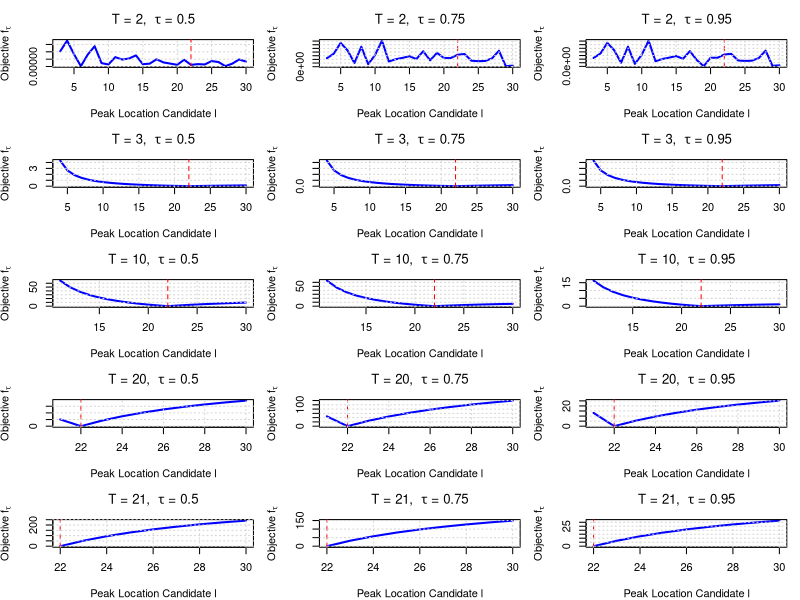

This chart was generated by the following R code:
# ---------------------------------------------------------------------------
# Quantile-Based Peak Estimation with Laplace Noise
# ---------------------------------------------------------------------------
# Author: Said Maanan
# Date: 2025-06-14
# ---------------------------------------------------------------------------
# ---------------------------------------------------------------------------
# Laplace Noise Generator
# ---------------------------------------------------------------------------
rlaplace <- function(n, location = 0, scale = 1) {
  u <- runif(n, -0.5, 0.5)
  location - scale * sign(u) * log(1 - 2 * abs(u))
}

# ---------------------------------------------------------------------------
# Quantile Loss Function
# ---------------------------------------------------------------------------
quantile_loss <- function(u, tau) {
  u * ( tau - (u < 0) )
}

# ---------------------------------------------------------------------------
# Weighted Quantile (Generalized Algorithm, tau in (0,1))
# ---------------------------------------------------------------------------
med_weighted_tau <- function(I, l, s, tau) {
  T <- length(I)
  
  # Transform signals and weights first
  x <- I * exp(((1:T) - l)^2 / s^2)
  w <- exp(-((1:T) - l)^2 / s^2)
  
  o <- order(x)
  x_sorted <- x[o]
  w_sorted <- w[o]
  
  cum_w <- cumsum(w_sorted)
  cutoff <- tau * sum(w_sorted)
  
  k <- min(which(cum_w >= cutoff))
  
  return(x_sorted[k]) 
}

# ---------------------------------------------------------------------------
# Quantile-Based Amplitude Estimation
# ---------------------------------------------------------------------------
compute_a <- function(I, l, s, tau) {
  med_weighted_tau(I, l, s, tau)
}

# ---------------------------------------------------------------------------
# Quantile Loss objective
# ---------------------------------------------------------------------------
objective_function <- function(I, a, l, s, tau) {
  t <- seq_along(I)
  fitted <- a * exp(-((t - l)^2) / s^2)
  u <- I - fitted
  mean(quantile_loss(u, tau))
}

# ---------------------------------------------------------------------------
# Optimize s for a given l
# ---------------------------------------------------------------------------
search_best_s <- function(I, l, tau) {
  f_obj <- function(s) {
    a_hat <- compute_a(I, l, s, tau)
    objective_function(I, a_hat, l, s, tau)
  }
  optimize(f_obj, interval = c(1, 20), tol = 1e-4)$minimum
}

# ---------------------------------------------------------------------------
# Main simulation function
# ---------------------------------------------------------------------------
simulate_quantile_objective <- function(T, A, L, S, h, tau, snr = Inf, seed = NULL, l_range = NULL, force_l_gt_T = FALSE) {
  t <- 1:T
  signal <- A * exp(-((t - L)^2) / S^2)
  
  if (!is.null(seed)) set.seed(seed)
  
  if (is.finite(snr)) {
    b <- A / (sqrt(2) * snr)
    noise <- rlaplace(T, scale = b)
    I <- signal + noise
  } else {
    I <- signal
  }
  
  if (is.null(l_range)) {
    l_grid <- if (force_l_gt_T) seq(T + 1, h) else if (is.finite(snr)) seq(L - 4, L + 3) else seq(1, h)
  } else {
    l_grid <- l_range
  }
  
  losses <- sapply(l_grid, function(l) {
    s_hat <- search_best_s(I, l, tau)
    a_hat <- compute_a(I, l, s_hat, tau)
    objective_function(I, a_hat, l, s_hat, tau)
  })
  
  data.frame(l = l_grid, loss = losses, T = T)
}

# ---------------------------------------------------------------------------
# Combined Plotting Utility for All Tau and T Values
# ---------------------------------------------------------------------------
plot_all_quantile_objectives <- function(results_all, A_true, L_true) {
  Ts <- sort(unique(results_all$T))
  taus <- sort(unique(results_all$tau))
  
  png(filename = "plot_quantile_all.png", width = 900, height = 1200, res = 120)
  old_par <- par(mfrow = c(length(Ts), length(taus)), mar = c(4, 4, 3, 1))
  on.exit({ par(old_par); dev.off() })
  
  for (T_val in Ts) {
    for (tau_val in taus) {
      subset_data <- subset(results_all, T == T_val & tau == tau_val)
      plot(subset_data$l, subset_data$loss, type = "l", lwd = 2, col = "blue",
           xlab = "Peak Location Candidate l",
           ylab = expression("Objective " * f[tau]),
           main = bquote("T = " * .(T_val) * ",  " * tau * " = " * .(tau_val)))
      abline(v = L_true, col = "red", lty = 2)
      grid()
    }
  }
}

# ---------------------------------------------------------------------------
# Run simulation for all tau values and combine plots into a single figure
# ---------------------------------------------------------------------------
A_true <- 15000
L_true <- 22
S_true <- 10
h <- 30
Ts_free <- c(2, 3, 10, 20, 21)
tau_values <- c(0.5, 0.75, 0.95)

results_all <- do.call(rbind, lapply(tau_values, function(tau_val) {
  do.call(rbind, lapply(Ts_free, function(T) {
    df <- simulate_quantile_objective(
      T, A = A_true, L = L_true, S = S_true, h = h,
      tau = tau_val, snr = Inf, force_l_gt_T = TRUE
    )
    df$tau <- tau_val
    df
  }))
}))

plot_all_quantile_objectives(results_all, A_true, L_true)
cat("Combined plot saved to plot_quantile_all.png\n")
